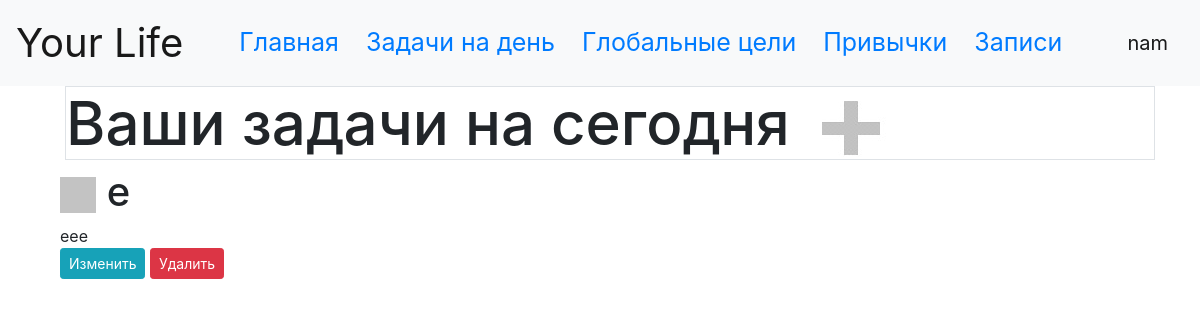
Page /tasks (signed in) on the committed database.
### data/users.py (models this page shows, shortened)
class User(SqlAlchemyBase, UserMixin, SerializerMixin):
    __tablename__ = 'users'
    id = sqlalchemy.Column(sqlalchemy.Integer,
                           primary_key=True, autoincrement=True)
    surname = sqlalchemy.Column(sqlalchemy.String, nullable=True)
    name = sqlalchemy.Column(sqlalchemy.String, nullable=True)
    age = sqlalchemy.Column(sqlalchemy.Integer, nullable=True)
    about = sqlalchemy.Column(sqlalchemy.String, nullable=True)
    email = sqlalchemy.Column(sqlalchemy.String,
                              index=True, unique=True, nullable=True)
    hashed_password = sqlalchemy.Column(sqlalchemy.String, nullable=True)
    modified_date = sqlalchemy.Column(sqlalchemy.DateTime,
                                      default=datetime.datetime.now)
    task = orm.relation("Task", back_populates='user')
    aim = orm.relation("Aim", back_populates='user')
    habit = orm.relation("Habit", back_populates='user')
    blog = orm.relation("Blog", back_populates='user')

### data/tasks.py (models this page shows)
class Task(SqlAlchemyBase, UserMixin, SerializerMixin):
    __tablename__ = 'tasks'
    id = sqlalchemy.Column(sqlalchemy.Integer,
                           primary_key=True, autoincrement=True)
    name = sqlalchemy.Column(sqlalchemy.String, nullable=True)
    about = sqlalchemy.Column(sqlalchemy.String, nullable=True)
    is_finished = sqlalchemy.Column(sqlalchemy.Boolean)
    author = sqlalchemy.Column(sqlalchemy.Integer,
                               sqlalchemy.ForeignKey("users.id"), nullable=True)
    create_date = sqlalchemy.Column(sqlalchemy.DateTime,
                                    default=datetime.date.today)
    user = orm.relation('User')

### server.py (the view)
@app.route('/tasks')
def tasks():
    update_tasks()
    session = db_session.create_session()
    task = session.query(Task)
    return render_template("tasks.html", news=task)

### data/db_session.py (called while the page is built)
def create_session() -> Session:
    global __factory
    return __factory()

### server.py (called while the page is built)
@login_manager.user_loader
def load_user(user_id):
    session = db_session.create_session()
    return session.query(User).get(user_id)

def update_tasks():
    session = db_session.create_session()
    for task in session.query(Task):
        if str(task.create_date) != str(datetime.date.today()) + ' 00:00:00':
            task_id = task.id
            requests.delete(f'http://localhost:{PORT}/api/tasks/{task_id}').json()

### templates/tasks.html
{% extends "base.html" %}
{% block content %}
<h1 class='border' style="font-size: 60px; margin-left: 20px;">Ваши задачи на сегодня
    <a href="/add_task" style="text-indent: 800 px;">
        <img src="{{ url_for('static', filename='add_icon.jpg') }}">
    </a>
</h1>
<nav>
    {% for item in news%}
    {% if current_user.email == item.author %}
    <div class="col-md6 rounded">
        <label class="container">
            <h1>
                <a href="/change_task/{{ item.id }}">
                    {% if item.is_finished == True%}
                        <img src="{{ url_for('static', filename='done_task.jpg') }}">
                    {% else %}
                    <img src="{{ url_for('static', filename='no_done.jpg') }}">
                    {% endif %}
                </a>
                {{ item.name }}
            </h1>
            <div>
                {{item.about}}
            </div>
            <div>
                <a href="/edit_task/{{ item.id }}" class="btn btn-info btn-sm">Изменить</a>
                <a href="/task_delete/{{ item.id }}" class="btn btn-danger btn-sm">Удалить</a>
            </div>
        </label>
    </div>
    {% endif %}
    {% endfor %}
</nav>
{% endblock %}

### templates/base.html (shortened to what this page needs)
<!doctype html>
<html lang="en">
<head>
    <link rel="stylesheet"
          href="https://stackpath.bootstrapcdn.com/bootstrap/4.4.1/css/bootstrap.min.css"
>
</head>
<body>
<header>
    <nav class="navbar navbar-light bg-light">
        <a class="navbar-brand" href="/" style="font-size: 40px;">Your Life</a>
        <div class="menu mr-auto" style="font-size: 25px; margin-left: 20px;">
            {% if current_user.is_authenticated %}
            <a href="/" style="font-size: 25px; margin-left: 20px;">Главная</a>
            <a href="/tasks" style="font-size: 25px; margin-left: 20px;">Задачи на день</a>
            <a href="/aims" style="font-size: 25px; margin-left: 20px;">Глобальные цели</a>
            <a href="/habits" style="font-size: 25px; margin-left: 20px;">Привычки</a>
            <a href="/blog" style="font-size: 25px; margin-left: 20px;">Записи</a>
            {% endif %}
        </div>
        {% if current_user.is_authenticated %}
        <a class="navbar-brand" href="/logout" style="font-size: 20px;">{{ current_user.name }}</a>
        {% else %}
        <p>
            <a class="btn btn-primary " href="/register">Зарегистрироваться</a>
            <a class="btn btn-success" href="/login">Войти</a>
        </p>
        {% endif %}
    </nav>
</header>
<main role="main" class="container">
    {% block content %}{% endblock %}
</main>
</body>
</html>

### rows in the picture
User: name "nam"
Task: is_finished False (drawn), name "e", about "eee"
